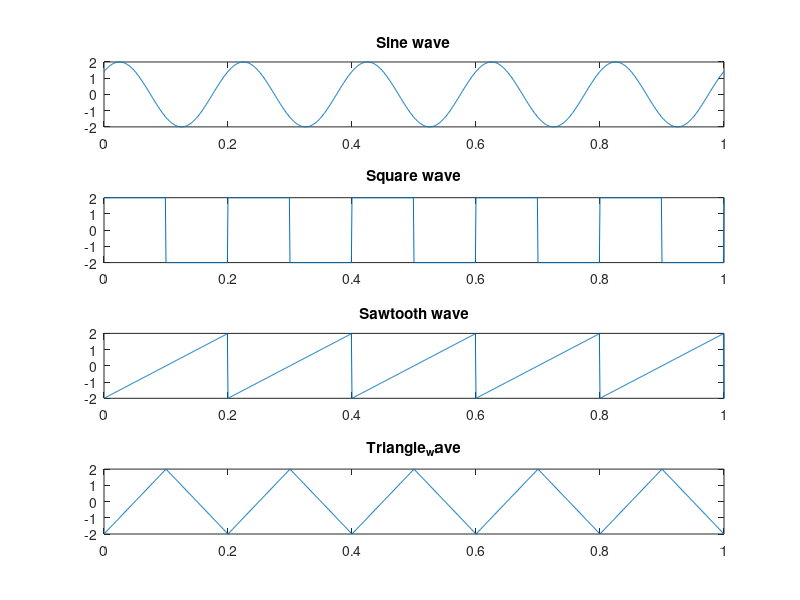

The MATLAB script that drew this image:
% regarding the plotting the different kinds of graphs

t = 0:0.001:1;
f = 5;
A = 2;
phi = pi/4;

sine_wave = A*sin(2*pi*f*t + phi);
square_wave = A*square(2*pi*f*t);
sawtooth_wave = A*sawtooth(2*pi*f*t);
triangle_wave = A*sawtooth(2*pi*f*t , 0.5);

subplot(4,1,1);
plot(t,sine_wave);
title('Sine wave');

subplot(4,1,2);
plot(t,square_wave);
title('Square wave');

subplot(4,1,3);
plot(t,sawtooth_wave);
title('Sawtooth wave');

subplot(4,1,4);
plot(t,triangle_wave);
title('Triangle_wave');
